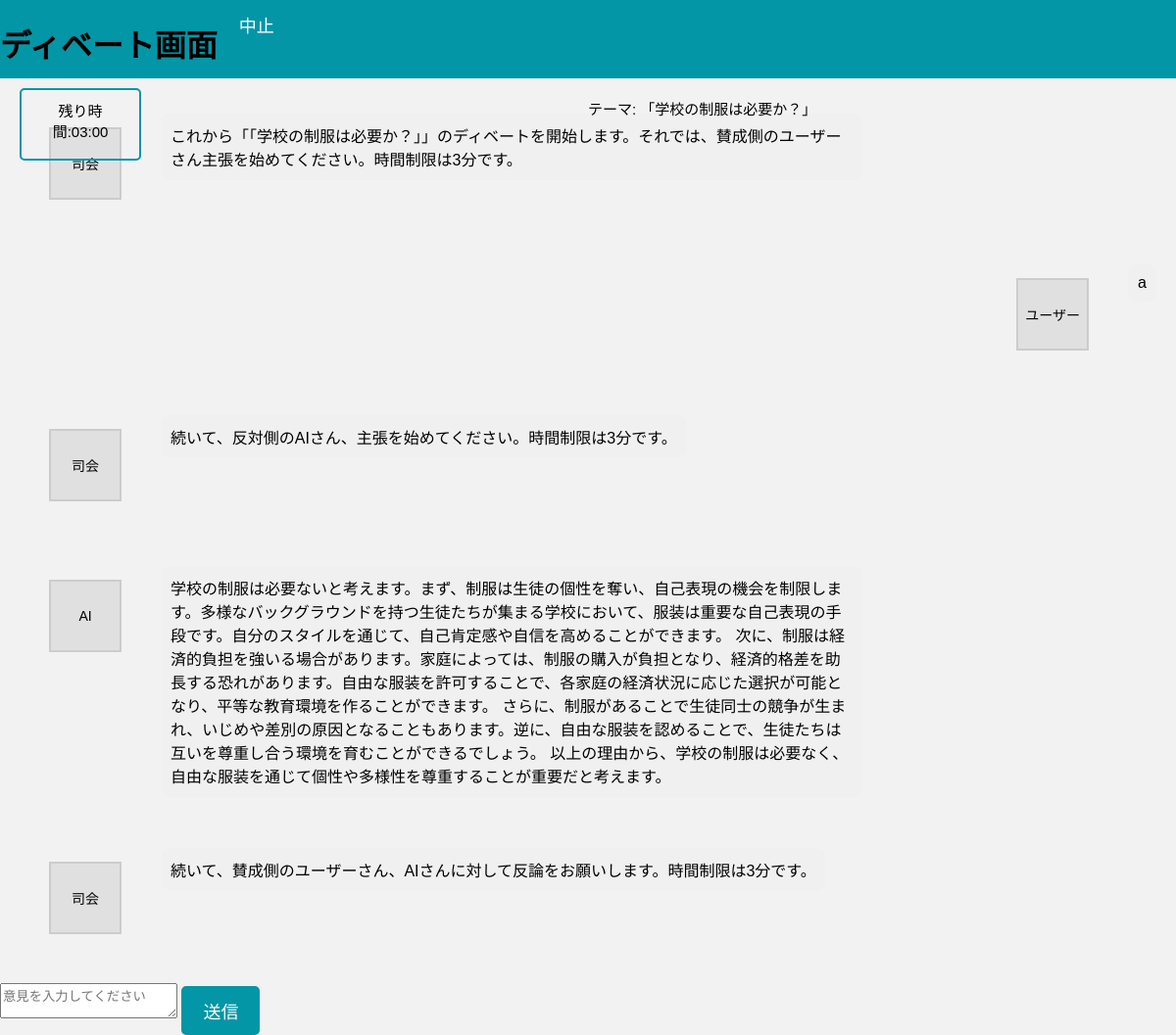
/debate/debate, run on the app's committed database.
### models.py (models this page shows)
class AllDebate(db.Model):
    id = db.Column(db.Integer, primary_key=True)
    category = db.Column(db.String(50), nullable=False, default="")
    mode = db.Column(db.String(20), nullable=False, default="")
    topic = db.Column(db.String(200), nullable=False, default="")
    user_1 = db.Column(db.String(50), nullable=False)
    user_2 = db.Column(db.String(50), nullable=False)
    user_1_claim = db.Column(db.Text, default="")
    user_2_claim = db.Column(db.Text, default="")
    user_1_counter = db.Column(db.Text, default="")
    user_2_counter = db.Column(db.Text, default="")
    user_1_final = db.Column(db.Text, default="")
    user_2_final = db.Column(db.Text, default="")
    feedback = db.Column(db.Text, default="[]")
    winner = db.Column(db.String(50), default="")

### debate.py (the view)
@debate_bp.route('/debate', methods=['GET'])
def debate():
    debate = AllDebate.query.order_by(AllDebate.id.desc()).first()
    if not debate:
        return "ディベートデータが存在しません。", 404
    feedback = json.loads(debate.feedback) if debate.feedback else []
    return render_template('debate.html', debate=debate, feedback=feedback)

### templates/debate.html (shortened to what this page needs)
<!DOCTYPE html>
<html lang="ja">
<head>
    <link rel="stylesheet" href="{{ url_for('static', filename='styles.css') }}">
    <link rel="stylesheet" href="{{ url_for('static', filename='debate.css') }}">
</head>
<body>
    <header>
        <h1>ディベート画面</h1>
        <div class="header-buttons">
            <form action="{{ url_for('debate.stop_debate') }}" method="POST">
                <button type="submit" class="stop-button">中止</button>
            </form>
        </div>
    </header>
    <main>
        <div class="time-theme">
            <p id="time">残り時間:03:00</p>
            <p class="theme">テーマ: {{ debate.topic or "未設定" }}</p>
        </div>
        <div id="chat-box" class="chat-box">
            {% for message in feedback %}
                <div class="chat-entry {{ 'right' if message.speaker == 'ユーザー' else 'left' }}">
                    <div class="speaker">{{ message.speaker }}</div>
                    <p class="message">{{ message.message }}</p>
                </div>
            {% endfor %}
        </div>
        <div class="chat-input">
            <form id="chat-form">
                <textarea id="user-message" placeholder="意見を入力してください" required></textarea>
                <button type="submit">送信</button>
            </form>
        </div>
    </main>
</body>
</html>

### static/styles.css (style rules this page uses)
body { background-color: #F2F2F2; font-family: Arial, sans-serif; margin: 0; padding: 0; position: relative; }
header { background-color: #0396A6; height: 80px; width: 100%; position: fixed; top: 0; z-index: 1000; display: flex; }
main { padding-top:80px ; }

### static/debate.css (style rules this page uses)
.chat-box { display: flex; flex-direction: column; gap: 20px; margin: 20px; }
.time-theme { display: flex; }
#time { position: absolute; margin-top: 10px; margin-left: 20px; font-size: 15px; padding: 10px; border: 2px solid #0396A6; border-radius: 5px; background: none; text-align: center; height: 50px; width: 100px; }
.theme { position: absolute; left: 50%; margin-top: 20px; font-size: 15px; }
.chat-entry { display: flex; align-items: flex-start; gap: 10px; }
.chat-entry.left { justify-content: flex-start; }
.chat-entry.right { justify-content: flex-end; }
.speaker { width: 70px; height: 70px; margin: 30px; display: flex; justify-content: center; align-items: center; background-color: #e0e0e0; border: 2px solid #ccc; border-radius: 0; text-align: center; font-size: 14px; }
.message { max-width: 60%; padding: 10px; border-radius: 10px; background-color: #f0f0f0; }
button[type="submit"] { font-size: 18px; padding: 10px 20px; background-color: #0396A6; color: white; border: 2px solid #0396A6; border-radius: 5px; cursor: pointer; }

### data on the page
AllDebate: topic "「学校の制服は必要か？」", speaker "ユーザー", message "a", speaker "AI", message "学校の制服は必要ないと考えます。まず、制服は生徒の個性を奪い、自己表現の機会を制限します。多様なバックグラウンドを持つ生徒たちが集まる学校において、服装は重要な自己表現の手段です。自分のスタイルを通じて、自己肯定感や自信を高めることができます。 次に、制服は経済的負担を強いる場合があります。家庭によっては、制服の購入が負担となり、経済的格差を助長する恐れがあります。自由な服装を許可することで、各家庭の経済状況に応じた選択が可能となり、平等な教育環境を作ることができます。 さらに、制服があることで生徒同士の競争が生まれ、いじめや差別の原因となることもあります。逆に、自由な服装を認めることで、生徒たちは互いを尊重し合う環境を育むことができるでしょう。 以上の理由から、学校の制服は必要なく、自由な服装を通じて個性や多様性を尊重することが重要だと考えます。"

### other printed values
{{ message.speaker }} "司会" "司会" "司会"
{{ message.message }} "これから「「学校の制服は必要か？」」のディベートを開始します。それでは、賛成側のユーザーさん主張を始めてください。時間制限は3分です。" "続いて、反対側のAIさん、主張を始めてください。時間制限は3分です。" "続いて、賛成側のユーザーさん、AIさんに対して反論をお願いします。時間制限は3分です。"
